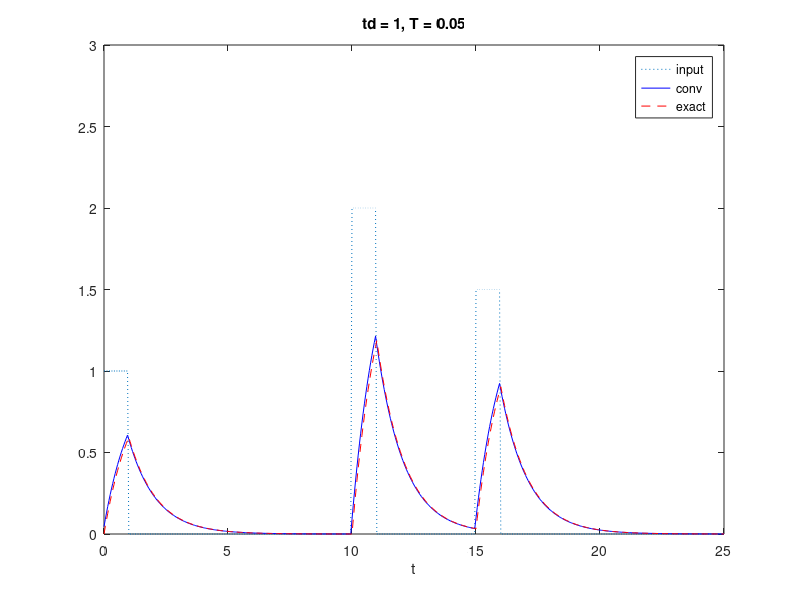
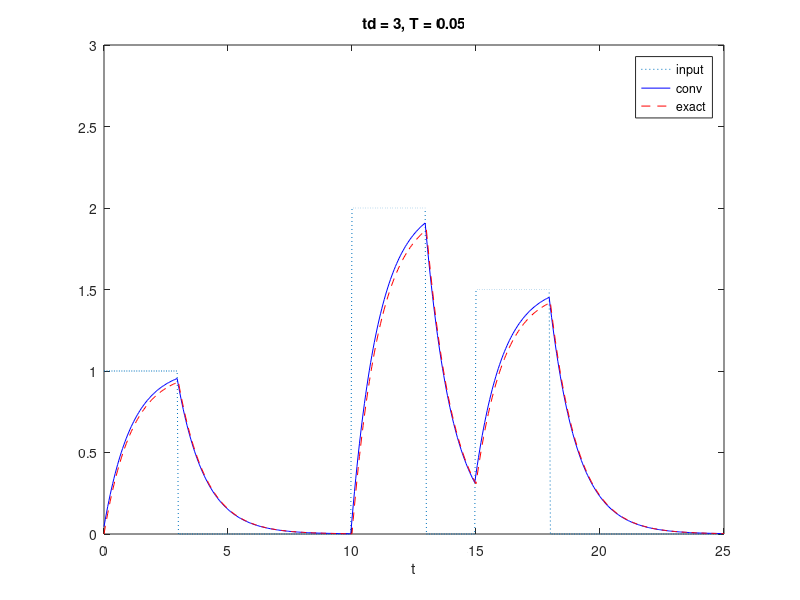
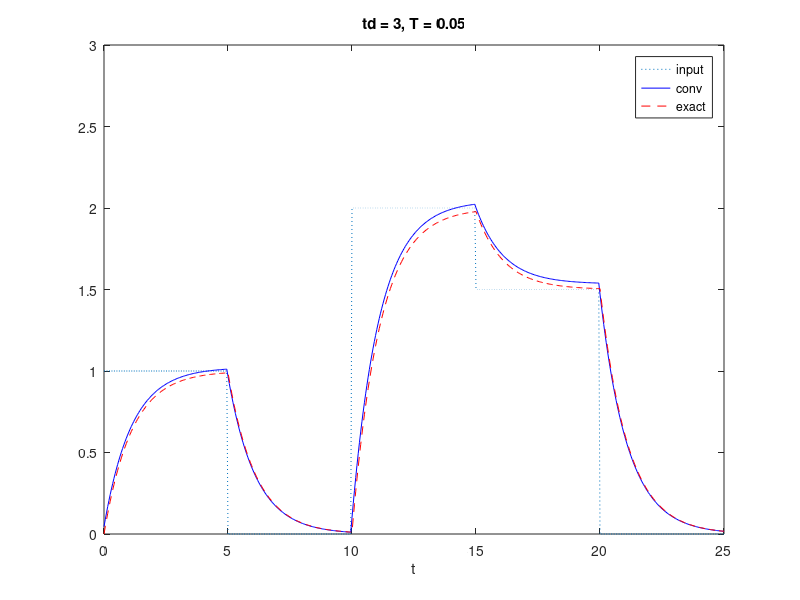
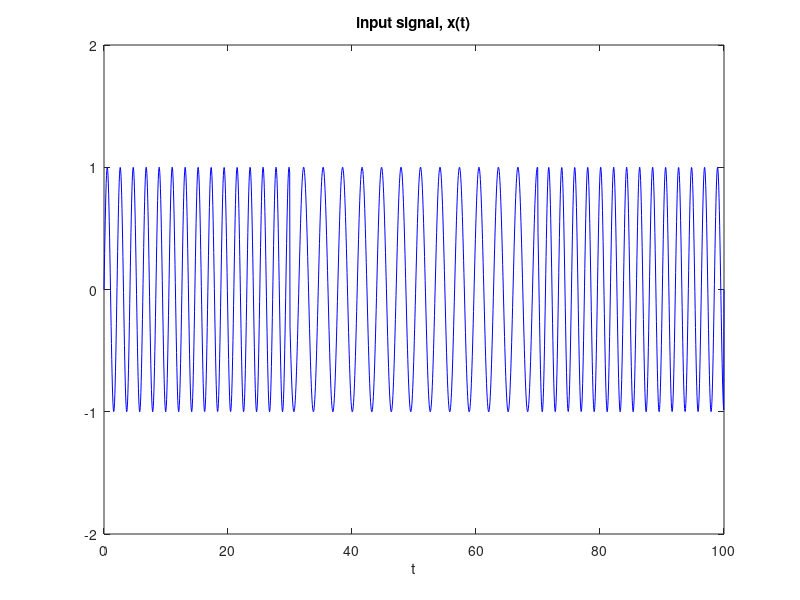

Write the MATLAB code that produced these figures, in order. (Note: this script raises an error after producing the figures.)
% Daniel Revie
% 10/18/2016 
% Lab 2 

%% 1 
close all
close all hidden

%% (A)
% Define constants
a = 0.9;
T = 0.05; td = 1; Tmax = 25; 
c1 = 1; c2 = 2; c3 = 1.5; 
t1 = 0; t2 = 10; t3 = 15; 

% Range of t 
t = 0:T:Tmax;

% Function Declarations
u = @(t) (t>=1);
F = @(t,td) (t>=0) - (t>=td); 
G = @(t,td) exp(-a*t).*(exp(a*min(t,td))-1) .* (t>=0); 

% Define x(t) and y(t) exact outputs
x = c1*F(t-t1, td) + c2*F(t-t2, td) + c3*F(t-t3, td);
y_exact = c1*G(t-t1, td) + c2*G(t-t2, td) + c3*G(t-t3, td);

% Define h(t) 
h = a*exp(-a*t);

% Define the convolution
y = T*conv(h,x);

% trim y to length of t to fit on plot against t
y = y(1:length(t)); 

% Plot
figure(1)
plot(t, x, ':', t, y, 'b', t, y_exact, 'r--'); 
title('td = 1, T = 0.05');
xlabel('t');
legend('input', 'conv', 'exact');
axis([0 25 0 3])

%% (B)
% Update td
td = 3; 


% Define x(t) and y(t) exact outputs
x = c1*F(t-t1, td) + c2*F(t-t2, td) + c3*F(t-t3, td);
y_exact = c1*G(t-t1, td) + c2*G(t-t2, td) + c3*G(t-t3, td);

% Define h(t) 
h = a*exp(-a*t);

% Define the convolution
y = T*conv(h,x);

% trim y to length of t to fit on plot against t
y = y(1:length(t)); 

figure(2)
plot(t, x, ':', t, y, 'b', t, y_exact, 'r--'); 
title('td = 3, T = 0.05');
xlabel('t');
legend('input', 'conv', 'exact');
axis([0 25 0 3])

%% (C)
% Update td
td = 5; 

% Define x(t) and y(t) exact outputs
x = c1*F(t-t1, td) + c2*F(t-t2, td) + c3*F(t-t3, td);
y_exact = c1*G(t-t1, td) + c2*G(t-t2, td) + c3*G(t-t3, td);

% Define h(t) 
h = a*exp(-a*t);

% Define the convolution
y = T*conv(h,x);

% trim y to length of t to fit on plot against t
y = y(1:length(t)); 

figure(3)
plot(t, x, ':', t, y, 'b', t, y_exact, 'r--'); 
title('td = 3, T = 0.05');
xlabel('t');
legend('input', 'conv', 'exact');
axis([0 25 0 3])

%% 2

%% (A)

% Define Constants 
w0 = 2; w1 = 3; a = 0.3; 

% Set time range 
Tmax = 100; T = Tmax/2000; t = 0:T:Tmax;

% Define function x 
x = sin(w1*t) .* F(t,30) + ...
    sin(w0*t) .* F(t-30, 40) + ... 
    sin(w1*t) .* F(t-70, 30); 

% Define constant wr 
wr = sqrt(w0^2 - (a^2)/4);

% Define g(t) 
g = a*exp(-a*t/2).*(cos(wr*t) - (a/(2*wr))*sin(wr*t));

% y temp 
y_temp = conv(g,x); 

% trim the convolution
y_temp = y_temp(1:length(t)); 
y_conv = x - T*y_temp;

% Plot the input signal
figure(4) 
plot(t, x, 'b'); 
title('input signal, x(t)');
xlabel('t'); 
axis([0 100 -2 2])

% Construct Transfer Function 
syms s; 
j = sqrt(-1);
H_ = abs((w1^2 - w0^2)/(w0^2 - w1^2 + a*j*w1))


% Allocate Vectors to represent transfer function
A = 0:T:30; 
A = zeros(size(A));
A(A == 0) = H_;

B = 0:T:40; 
B = zeros(size(B));
B(B == 0) = NaN;

C = [A B A];
C = C(1:length(t));

A = 0:T:30; 
A = zeros(size(A));
A(A == 0) = -H_;

D = [A B A];
D = D(1:length(t));

% Plot output signal via the convolutional method and the magnitudes
figure(5)
plot(t, y_conv, 'r', t, C, 'b', t, D, 'b');
title('output signal, y(t), conv method, a = 0.3');
legend('y(t)', '|H(jw1)|');
xlabel('t'); 
axis([0 100 -2 2])

%% (B) 
% Define Stable Pole
p = -a/(2+j*wr); 
tau = log(100)/abs((real(p)))

disp('The time constant tau at 40-dB is consistent with the transients observed in the plot of y(t). The y(t) levels off to zero at that value.');
% talk about if the value of t is consistent with the transients of plot of
% y(t)

%% (C)

% Set up tf for lsim
s = tf('s'); 
H = (s^2 + w0^2)/(s^2 + a*s + w0^2);

% Perform lsim
y_lsim = lsim(H, x, t);

% Plot lsim
figure(6);
plot(t, y_lsim, 'r', t, C, 'b', t, D, 'b');
title('output signal, y(t), lsim method, a = 0.3');
legend('y(t)', '|H(jw1)|');
xlabel('t'); 
axis([0 100 -2 2])

% Calculate Error
lnorm = norm(y_lsim);
convnorm = norm (y_conv);

error = abs(100*(convnorm - lnorm)/convnorm)

%% (D) 

% range of w 
w = 0:.05:5;

% Create function
mag_squared = (((w.^2 - w0^2).^2)./((w.^2-w0^2).^2 + (a^2)*(w.^2)));



% Point values
mag_squared_w0 = (((w0.^2 - w0^2).^2)./((w0.^2-w0^2).^2 + (a^2)*(w0.^2)));
mag_squared_w1 = (((w1.^2 - w0^2).^2)./((w1.^2-w0^2).^2 + (a^2)*(w1.^2)));

% Calculate the 3db frequencies 
w_p = sqrt(w0^2 + (a^2)/2 + a*sqrt(w0^2 + (a^2)/4))
w_n = sqrt(w0^2 + (a^2)/2 - a*sqrt(w0^2 + (a^2)/4))

line = w_n:0.05:w_p; 
mag_half = 0.5;

% Plot
figure(7); 
plot(w, mag_squared, 'b', w0, mag_squared_w0, 'r.', ... 
     w1, mag_squared_w1, 'r.', line, ones(size(line))*mag_half, 'r');
txt2 = '  w1';
text(w1, mag_squared_w1, txt2);
txt3 = '  3-dB width'; 
text(w_p, 1/2, txt3);
title('notch filter, |H(w)|^2, a = 0.3');
axis([0 5 0 1.1]);
xlabel('w');


%% (E)

% (A)

% Define Constants 
w0 = 2; w1 = 3; a = 0.9; 

% Set time range 
Tmax = 100; T = Tmax/2000; t = 0:T:Tmax;

% Define function x 
x = sin(w1*t) .* F(t,30) + ...
    sin(w0*t) .* F(t-30, 40) + ... 
    sin(w1*t) .* F(t-70, 30); 

% Define constant wr 
wr = sqrt(w0^2 - (a^2)/4);

% Define g(t) 
g = a*exp(-a*t/2).*(cos(wr*t) - (a/(2*wr))*sin(wr*t));

% y temp 
y_temp = conv(g,x); 

% trim the convolution
y_temp = y_temp(1:length(t)); 
y_conv = x - T*y_temp;

% Plot the input signal
figure
plot(t, x, 'b'); 
title('input signal, x(t)');
xlabel('t'); 
axis([0 100 -2 2])

% Construct Transfer Function 
syms s; 
j = sqrt(-1);
H_ = abs((w1^2 - w0^2)/(w0^2 - w1^2 + a*j*w1))


% Allocate Vectors to represent transfer function
A = 0:T:30; 
A = zeros(size(A));
A(A == 0) = H_;

B = 0:T:40; 
B = zeros(size(B));
B(B == 0) = NaN;

C = [A B A];
C = C(1:length(t));

A = 0:T:30; 
A = zeros(size(A));
A(A == 0) = -H_;

D = [A B A];
D = D(1:length(t));

% Plot output signal via the convolutional method and the magnitudes
figure
plot(t, y_conv, 'r', t, C, 'b', t, D, 'b');
title('output signal, y(t), conv method, a = 0.9');
legend('y(t)', '|H(jw1)|');
xlabel('t'); 
axis([0 100 -2 2])

% (B)

% Define Stable Pole
p = -a/(2+j*wr); 
tau = log(100)/abs((real(p)))

disp('The time constant tau at 40-dB is not consistent with the transients observed in the plot of y(t). At 20 the output does not approach 0.');


% (C)

% Set up tf for lsim
s = tf('s'); 
H = (s^2 + w0^2)/(s^2 + a*s + w0^2);

% Perform lsim
y_lsim = lsim(H, x, t);

% Plot lsim
figure;
plot(t, y_lsim, 'r', t, C, 'b', t, D, 'b');
title('output signal, y(t), lsim method, a = 0.9');
legend('y(t)', '|H(jw1)|');
xlabel('t'); 
axis([0 100 -2 2])

% Calculate Error
lnorm = norm(y_lsim);
convnorm = norm (y_conv);

error = abs(100*(convnorm - lnorm)/convnorm)


% (D)

% range of w 
w = 0:.05:5;

% Create function
mag_squared = (((w.^2 - w0^2).^2)./((w.^2-w0^2).^2 + (a^2)*(w.^2)));

% Point values
mag_squared_w0 = (((w0.^2 - w0^2).^2)./((w0.^2-w0^2).^2 + (a^2)*(w0.^2)));
mag_squared_w1 = (((w1.^2 - w0^2).^2)./((w1.^2-w0^2).^2 + (a^2)*(w1.^2)));

% Calculate the 3db frequencies 
w_p = sqrt(w0^2 + (a^2)/2 + a*sqrt(w0^2 + (a^2)/4))
w_n = sqrt(w0^2 + (a^2)/2 - a*sqrt(w0^2 + (a^2)/4))

w_p - w_n

line = w_n:0.05:w_p; 
mag_half = 0.5;

% Plot
figure;
plot(w, mag_squared, 'b', w0, mag_squared_w0, 'r.', ... 
     w1, mag_squared_w1, 'r.', line, ones(size(line))*mag_half, 'r');
txt2 = '  w1';
text(w1, mag_squared_w1, txt2);
txt3 = '  3-dB width'; 
text(w_p, 1/2, txt3);
title('notch filter, |H(w)|^2, a = 0.9');
axis([0 5 0 1.1]);
xlabel('w');



%% 3 
clear;

%% (A)
% Load Data File into Y
Y = load('lab2.dat'); 

% Convert notch frequency and alpha to radians/sec
w0 = 60*2*pi;
a = 2*pi*1.5;

% Calculate 3-dB frequencies
w_p = sqrt(w0^2 + (a^2)/2 + a*sqrt(w0^2 + (a^2)/4))
w_n = sqrt(w0^2 + (a^2)/2 - a*sqrt(w0^2 + (a^2)/4))

% Calculate Q
Q = w0/a 

% Calculate Tau
wr = sqrt(w0^2 - (a^2)/4);
p = -a/2 + j*wr; 
tau = log(100)/(abs(real(p)))

%% (B)

% Select appropriate column vectors
t = Y(:, 1);
st = Y(:, 2);
x = Y(:, 3);

% plot s(t)
figure;
plot(t, st);
title('noise-free ECG, s(t)');
xlabel('t (sec)');
axis([0 1.5 -1.5, 1.5]);

% plot x(t)
figure
plot(t, x, 'b');
title('ECG + 60 Hz interference, x(t)');
xlabel('t (sec)');
axis([0 1.5 -1.5, 1.5]);


%% (C)
% Set up tf for lsim
s = tf('s'); 
H = (s^2 + w0^2)/(s^2 + a*s + w0^2);
A = lsim(H, st, t);
B = lsim(H, x, t);

% Processed Plot
plot(t, A, 'black', t, B, 'r');
title('processed ECG, y(t)');
xlabel('t (sec)');
axis([0 1.5 -1.5, 1.5]);
legend('y(t)', 's(t)');

%% (D) 
% convert frequency limits to radians

f = 0:0.05:120;

h_mag = (((2*pi*f).^2 - w0^2).^2)./(((2*pi*f).^2 - w0^2).^2 + (a^2)*(2*pi*f).^2);

figure;
plot(f, h_mag, 'b');
title('notch filter magnitude response, |H(f)|^2');
xlabel('f (Hz)');
axis([0 120 0, 1.2]);


